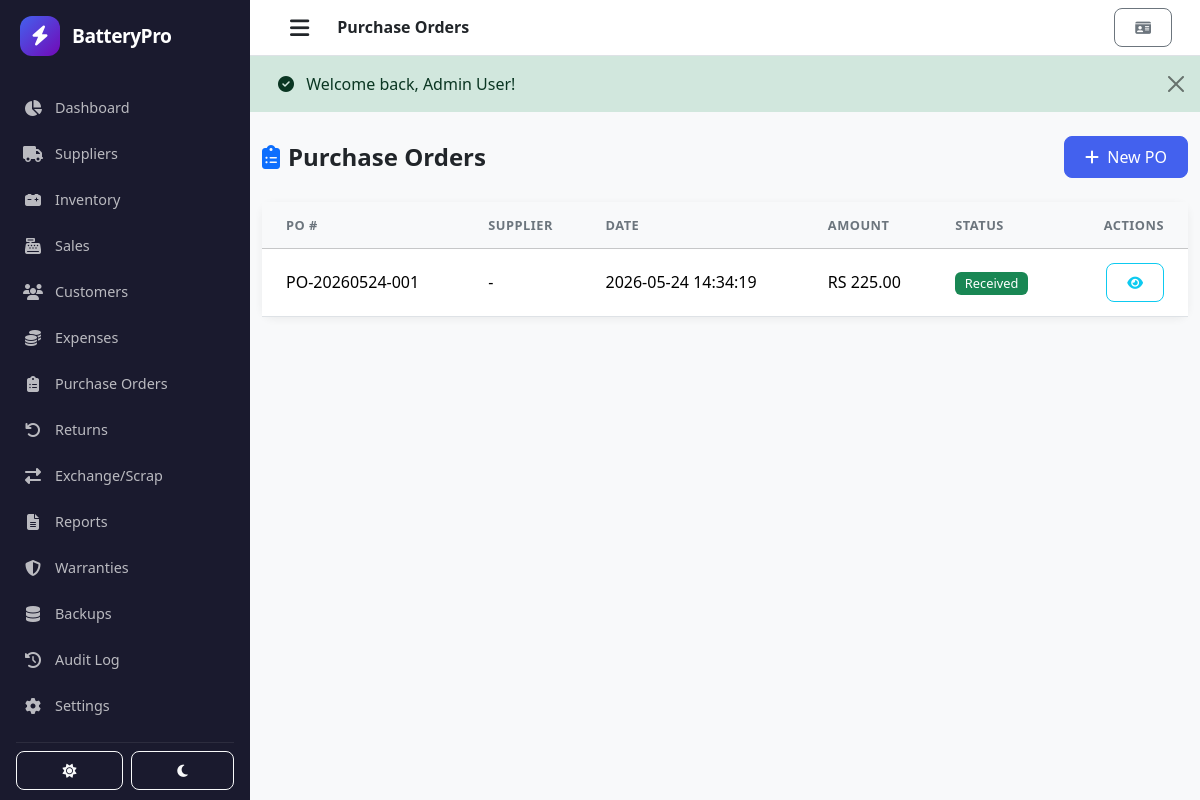
The app's page /purchase-orders (signed in) with its own data.
### tables this page shows
CREATE TABLE `purchase_orders` (
  `id` int(11) NOT NULL AUTO_INCREMENT,
  `supplier_id` int(11) DEFAULT NULL,
  `user_id` int(11) NOT NULL,
  `order_number` varchar(50) NOT NULL,
  `status` enum('draft','pending','ordered','partial','received','cancelled') DEFAULT 'draft',
  `total_amount` decimal(10,2) DEFAULT 0.00,
  `paid_amount` decimal(10,2) DEFAULT 0.00,
  `notes` text DEFAULT NULL,
  `order_date` datetime DEFAULT current_timestamp(),
  `expected_date` date DEFAULT NULL,
  `received_date` datetime DEFAULT NULL,
  `created_at` datetime DEFAULT current_timestamp(),
  `updated_at` datetime DEFAULT current_timestamp() ON UPDATE current_timestamp(),
  PRIMARY KEY (`id`),
  UNIQUE KEY `order_number` (`order_number`),
  KEY `supplier_id` (`supplier_id`),
  KEY `user_id` (`user_id`),
  CONSTRAINT `purchase_orders_ibfk_1` FOREIGN KEY (`supplier_id`) REFERENCES `suppliers` (`id`) ON DELETE SET NULL,
  CONSTRAINT `purchase_orders_ibfk_2` FOREIGN KEY (`user_id`) REFERENCES `users` (`id`) ON DELETE CASCADE
);

### controllers/PurchaseOrderController.php (called while the page is built, shortened)
<?php
require_once __DIR__ . '/../models/PurchaseOrder.php';
class PurchaseOrderController extends BaseController {
    private $poModel;
    public function __construct() {
        $this->poModel = new PurchaseOrder();
    }
    public function index() {
        $orders = $this->poModel->getAllWithSupplier();
        $this->render('purchase_orders/index', ['title' => 'Purchase Orders', 'orders' => $orders]);
    }
}

### routes/web.php (called while the page is built, shortened)
<?php
require_once __DIR__ . '/../helpers/Router.php';
require_once __DIR__ . '/../controllers/PurchaseOrderController.php';
$router = new Router();
$router->add('GET', '/', 'DashboardController@index');
$router->add('GET', '/login', 'AuthController@login');
$router->add('POST', '/login', 'AuthController@login');
$router->add('GET', '/logout', 'AuthController@logout');
$router->add('GET', '/profile', 'AuthController@profile');
$router->add('POST', '/profile', 'AuthController@profile');
$router->add('GET', '/suppliers', 'SupplierController@index');
$router->add('POST', '/suppliers/create', 'SupplierController@create');
$router->add('POST', '/suppliers/edit/{id}', 'SupplierController@edit');
$router->add('GET', '/suppliers/delete/{id}', 'SupplierController@delete');
$router->add('GET', '/batteries', 'BatteryController@index');
$router->add('POST', '/batteries/create', 'BatteryController@create');
$router->add('POST', '/batteries/edit/{id}', 'BatteryController@edit');
$router->add('GET', '/batteries/delete/{id}', 'BatteryController@delete');
$router->add('POST', '/batteries/stock/{id}', 'BatteryController@stock');
$router->add('GET', '/customers', 'CustomerController@index');
$router->add('POST', '/customers/create', 'CustomerController@create');
$router->add('POST', '/customers/edit/{id}', 'CustomerController@edit');
$router->add('GET', '/customers/delete/{id}', 'CustomerController@delete');
$router->add('GET', '/sales', 'SaleController@index');
$router->add('GET', '/sales/create', 'SaleController@create');
$router->add('POST', '/sales/create', 'SaleController@create');
$router->add('GET', '/sales/view/{id}', 'SaleController@view');
$router->add('GET', '/expenses', 'ExpenseController@index');
$router->add('POST', '/expenses/create', 'ExpenseController@create');
$router->add('POST', '/expenses/edit/{id}', 'ExpenseController@edit');
$router->add('GET', '/expenses/delete/{id}', 'ExpenseController@delete');
$router->add('GET', '/purchase-orders', 'PurchaseOrderController@index');
$router->add('GET', '/purchase-orders/create', 'PurchaseOrderController@create');
$router->add('POST', '/purchase-orders/create', 'PurchaseOrderController@create');
$router->add('GET', '/purchase-orders/view/{id}', 'PurchaseOrderController@view');
$router->add('GET', '/purchase-orders/receive/{id}', 'PurchaseOrderController@receive');
$router->add('POST', '/purchase-orders/receive/{id}', 'PurchaseOrderController@receive');
$router->add('GET', '/purchase-orders/cancel/{id}', 'PurchaseOrderController@cancel');
$router->add('GET', '/settings', 'SettingsController@index');
$router->add('POST', '/settings', 'SettingsController@index');
$router->add('GET', '/audit', 'AuditController@index');
$router->add('GET', '/backups', 'BackupController@index');
$router->add('GET', '/backups/create', 'BackupController@create');
$router->add('GET', '/backups/download/{id}', 'BackupController@download');
$router->add('GET', '/warranties', 'WarrantyController@index');
$router->add('GET', '/suppliers/import', 'SupplierController@import');
$router->add('POST', '/suppliers/import', 'SupplierController@import');
$router->add('GET', '/customers/import', 'CustomerController@import');
$router->add('POST', '/customers/import', 'CustomerController@import');
$router->add('GET', '/export/suppliers', 'ExportController@suppliers');
$router->add('GET', '/export/batteries', 'ExportController@batteries');
$router->add('GET', '/export/customers', 'ExportController@customers');
$router->add('GET', '/export/sales', 'ExportController@sales');
$router->add('GET', '/export/expenses', 'ExportController@expenses');
$router->add('GET', '/sales/pdf/{id}', 'PdfController@saleInvoice');
$router->add('GET', '/reports/pdf', 'PdfController@reports');
$router->add('GET', '/returns', 'ReturnController@index');
$router->add('GET', '/returns/create', 'ReturnController@create');
$router->add('POST', '/returns/create', 'ReturnController@create');
$router->add('GET', '/returns/items/{id}', 'ReturnController@getSaleItems');
$router->add('GET', '/exchange', 'ExchangeController@index');
$router->add('GET', '/exchange/scrap/{id}', 'ExchangeController@markScrapped');
$router->add('GET', '/exchange/sold/{id}', 'ExchangeController@markSold');
$router->add('GET', '/reports', 'ReportController@index');
$router->setNotFound(function() {
    header('HTTP/1.0 404 Not Found');
    $title = '404 Not Found';
    $content = '<div class="container text-center mt-5"><h1>404</h1><p>Page not found</p><a href="' . site_url('/') . '" class="btn btn-primary">Back to Dashboard</a></div>';
    require __DIR__ . '/../views/layout.php';
});
$router->dispatch();

### index.php (called while the page is built, shortened)
<?php
if (file_exists(__DIR__ . '/vendor/autoload.php')) {
    require_once __DIR__ . '/vendor/autoload.php';
}
require_once __DIR__ . '/config/autoload.php';
require_once __DIR__ . '/routes/web.php';
?>

### config/app.php (called while the page is built)
<?php
return [
    'app_name' => 'BatteryPro Management System',
    'version' => '1.0.0',
    'base_url' => 'http://localhost:8080/batterypro/',
    'clean_urls' => true,
    'timezone' => 'UTC',
    'cookie_name' => 'batterypro_session',
    'cookie_lifetime' => 3600,
    'session_lifetime' => 7200,
    'jwt_secret' => 'your-very-secret-key',
    'password_hash_cost' => 12,
    'token_length' => 32,
    'remember_me_duration' => 2592000,
    'max_file_size' => 5242880,
    'allowed_image_types' => ['jpg', 'jpeg', 'png', 'gif'],
    'upload_path' => __DIR__ . '/../uploads/',
    'backup_path' => __DIR__ . '/../database/backups/',
    'auto_backup_time' => '02:00',
    'report_path' => __DIR__ . '/../database/reports/',
];

### helpers/auth_helper.php (called while the page is built, shortened)
<?php
if (!function_exists('currency_format')) {
    function currency_format($amount, $decimals = 2) {
        $symbol = 'Rs. ';
        static $settingsSymbol = null;
        if ($settingsSymbol === null) {
            try {
                $db = (new Database())->getConnection();
                $row = $db->query("SELECT currency_symbol FROM settings LIMIT 1")->fetch();
                if ($row && !empty($row['currency_symbol'])) {
                    $symbol = $row['currency_symbol'] . ' ';
                }
            } catch (Exception $e) {}
        }
        return $symbol . number_format((float)$amount, $decimals);
    }
}
if (!function_exists('site_url')) {
    function site_url($path = '') {
        static $base = null, $clean = null;
        if ($base === null) {
            $cfg = @include __DIR__ . '/../config/app.php';
            $base = $cfg['base_url'] ?? '';
            $base = rtrim($base, '/');
            $clean = $cfg['clean_urls'] ?? true;
        }
        $path = '/' . ltrim($path, '/');
        return $base . $path;
    }
}

### config/autoload.php (called while the page is built, shortened)
<?php
spl_autoload_register(function ($class) {
    $classPath = str_replace('\\', DIRECTORY_SEPARATOR, $class);
    $file = __DIR__ . '/../' . $classPath . '.php';
    $paths = [
        __DIR__ . '/../controllers/',
        __DIR__ . '/../models/',
        __DIR__ . '/../helpers/',
        __DIR__ . '/../config/',
    ];
    foreach ($paths as $path) {
        $file = $path . $class . '.php';
        if (file_exists($file)) {
            return true;
        }
    }
    return false;
});
if (file_exists(__DIR__ . '/app.php')) {
    $appConfig = require __DIR__ . '/app.php';
}
require_once __DIR__ . '/../helpers/auth_helper.php';

### config/database.php (called while the page is built, shortened)
<?php
class Database {
    private $host = 'localhost';
    private $db_name = 'batterypro';
    private $username = 'root';
    private $password = '';
    private $charset = 'utf8mb4';
    private $pdo;
    public function connect() {
        $dsn = "mysql:host={$this->host};dbname={$this->db_name};charset={$this->charset}";
        $options = [
            PDO::ATTR_ERRMODE            => PDO::ERRMODE_EXCEPTION,
            PDO::ATTR_DEFAULT_FETCH_MODE => PDO::FETCH_ASSOC,
            PDO::ATTR_EMULATE_PREPARES   => false,
        ];
        try {
            $this->pdo = new PDO($dsn, $this->username, $this->password, $options);
        } catch (PDOException $e) {
            throw new Exception("Database connection failed: " . $e->getMessage());
        }
        return $this->pdo;
    }
    public function getConnection() {
        return $this->pdo;
    }
}

### models/BaseModel.php (called while the page is built, shortened)
<?php
class BaseModel {
    public function __construct($dbConnection = null) {
        $database = new Database();
        $this->db = $database->getConnection();
    }
}

### models/PurchaseOrder.php (called while the page is built, shortened)
<?php
class PurchaseOrder extends BaseModel {
    public function getAllWithSupplier() {
        return $this->db->query("SELECT po.*, s.name as supplier_name FROM purchase_orders po LEFT JOIN suppliers s ON po.supplier_id = s.id ORDER BY po.created_at DESC")->fetchAll();
    }
}

### views/purchase_orders/index.php (the view, shortened to what this page needs)
<div class="container-fluid py-4">
    <div class="d-flex justify-content-between align-items-center mb-4">
        <h4 class="fw-bold mb-0"><i class="fas fa-clipboard-list me-2 text-primary"></i>Purchase Orders</h4>
        <a href="<?= site_url('/purchase-orders/create') ?>" class="btn btn-primary"><i class="fas fa-plus me-1"></i> New PO</a>
    </div>
    <div class="card border-0 shadow-sm">
        <div class="card-body p-0">
            <div class="table-responsive">
                <table class="table table-hover mb-0">
                    <thead class="table-light">
                        <tr><th class="ps-4">PO #</th><th>Supplier</th><th>Date</th><th>Amount</th><th>Status</th><th class="text-end pe-4">Actions</th></tr>
                    </thead>
                    <tbody>
                        <?php if (empty($orders)): ?>
                        <tr><td colspan="6" class="text-center py-4 text-muted"><i class="fas fa-clipboard fa-2x d-block mb-2"></i>No purchase orders yet.</td></tr>
                        <?php else: foreach ($orders as $o): ?>
                        <tr>
                            <td class="ps-4 fw-medium"><?= htmlspecialchars($o['order_number']) ?></td>
                            <td><?= htmlspecialchars($o['supplier_name'] ?? '-') ?></td>
                            <td><?= htmlspecialchars($o['order_date']) ?></td>
                            <td><?= currency_format($o['total_amount']) ?></td>
                            <td><span class="badge bg-<?= $o['status'] === 'received' ? 'success' : ($o['status'] === 'cancelled' ? 'danger' : ($o['status'] === 'partial' ? 'warning' : 'info')) ?>"><?= ucfirst($o['status']) ?></span></td>
                            <td class="text-end pe-4">
                                <a href="<?= site_url('/purchase-orders/view/' . $o['id']) ?>" class="btn btn-sm btn-outline-info"><i class="fas fa-eye"></i></a>
                            </td>
                        </tr>
                        <?php endforeach; endif; ?>
                    </tbody>
                </table>
            </div>
        </div>
    </div>
</div>

### helpers/Router.php (shortened to what this page needs)
<?php
class Router {
    protected $routes = [];
    public function add($method, $path, $callback) {
        $method = strtoupper($method);
        $this->routes[] = [
            'method' => $method,
            'path'   => $this->formatPath($path),
            'callback' => $callback
        ];
    }
    public function dispatch() {
        $requestMethod = $_SERVER['REQUEST_METHOD'];
        if (!empty($_GET['url'])) {
            $requestUri = '/' . ltrim(trim($_GET['url']), '/');
        } else {
            $requestUri = parse_url($_SERVER['REQUEST_URI'], PHP_URL_PATH);
        }
        $requestUri = '/' . trim($requestUri, '/');
        foreach ($this->routes as $route) {
            if ($route['method'] !== $requestMethod) {
                continue;
            }
            $pattern = $this->convertPathToRegex($route['path']);
            if (preg_match($pattern, $requestUri, $matches)) {
                $params = [];
                if (is_callable($route['callback'])) {
                    call_user_func_array($route['callback'], $params);
                } else {
                    $parts = explode('@', $route['callback']);
                    $controllerName = $parts[0];
                    $method = $parts[1] ?? 'index';
                    if (class_exists($controllerName) && method_exists($controllerName, $method)) {
                        $controller = new $controllerName();
                        call_user_func_array([$controller, $method], $params);
                    } else {
                        $this->handleNotFound();
                    }
                }
                return;
            }
        }
    }
    protected function formatPath($path) {
        $path = '/' . trim($path, '/');
        return $path;
    }
    protected function convertPathToRegex($path) {
        $regex = preg_replace('#\{([^}]+)\}#', '(?P<$1>[^/]+)', $path);
        $regex = '#^' . $regex . '$#';
        return $regex;
    }
}

### assets/css/style.css (style rules this page uses)
:root { --primary: #4361ee; --primary-dark: #3a56d4; --primary-light: #eef0ff; --success: #06d6a0; --warning: #ffd166; --danger: #ef476f; --info: #118ab2; --sidebar-bg: #1a1a2e; --sidebar-hover: #162447; --sidebar-active: #0f3460; --sidebar-text: rgba(255,255,255,0.7); --sidebar-width: 250px; --sidebar-collapsed: 0px; --topbar-height: 56px; --gray-100: #f8f9fa; --gray-200: #e9ecef; --gray-300: #dee2e6; --gray-600: #6c757d; --gray-700: #495057; --gray-800: #343a40; --gray-900: #212529; }
body { font-family: 'Segoe UI', -apple-system, BlinkMacSystemFont, system-ui, sans-serif; background: var(--gray-100); overflow-x: hidden; min-height: 100vh; }
.card { border-radius: 12px; border: 1px solid rgba(0,0,0,0.05); }
.table { margin-bottom: 0; }
.table th { font-weight: 600; font-size: 0.8rem; text-transform: uppercase; letter-spacing: 0.5px; color: var(--gray-600); padding: 0.85rem 1rem; white-space: nowrap; }
.table td { padding: 0.85rem 1rem; vertical-align: middle; }
.table-hover tbody tr { transition: background 0.15s ease; }
.table-light th { background: var(--gray-100); }
.btn { border-radius: 8px; font-weight: 500; padding: 0.5rem 1.25rem; transition: all 0.2s; }
.btn-primary { background: var(--primary); border-color: var(--primary); }
.badge { font-weight: 500; padding: 0.4em 0.75em; border-radius: 6px; font-size: 0.8rem; }
.fw-medium { font-weight: 500; }
.shadow-sm { box-shadow: 0 2px 8px rgba(0,0,0,0.06) !important; }

### records on screen
purchase_orders: order_number "PO-20260524-001", supplier_name "-", order_date "2026-05-24 14:34:19", total_amount "RS 225.00", status "Received"

### other values on screen
$msg "Welcome back, Admin User!"
